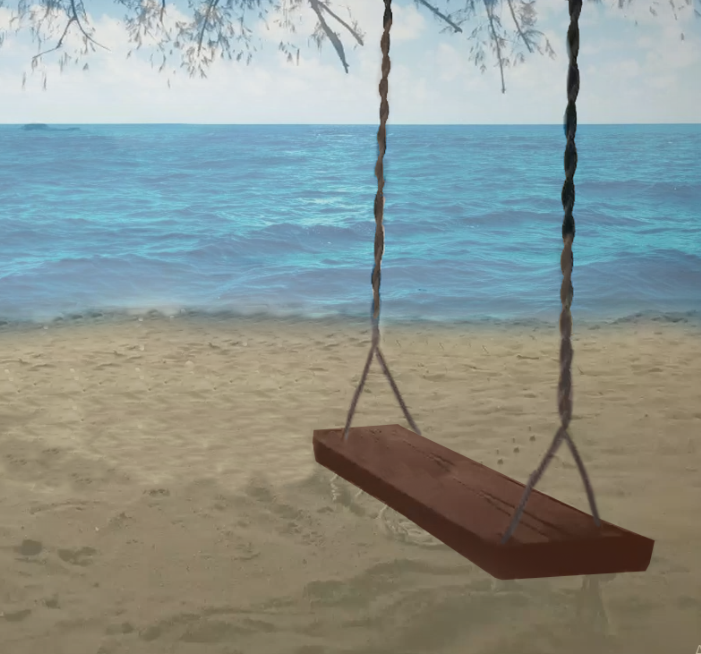
#> input picture Activity/Swing.png, 701 x 654 px
$ python Activity_2-2.py
#> lines starting #> are read from the running program, lines starting #| are printed output that depends on the picture
import cv2 as cv
import numpy as np
from matplotlib import image, pyplot as plt

def crop(image_src: np.ndarray, size: set, origin = (0, 0)) :
    img_result = image_src[origin[0]:(origin[0] + size[0]), origin[1]:(origin[1] + size[1])]
    return img_result

def zoom(image_src, multiplier: float) :
    width = int(image_src.shape[1] * multiplier)
    height = int(image_src.shape[0] * multiplier)
    dim = (width, height)
    image_result = cv.resize(image_src, dim)
    return image_result

if __name__ == "__main__" :

    # Resize image
    img_swing = cv.imread('Swing.png')
#> img_swing is the input picture: shape (654, 701, 3); mean B, G, R 144.3, 149.2, 140.1
    img_swing = crop(img_swing, (600, 600), (0, 50))
#> in crop, `img_result = image_src[origin[0]:(origin[0] + size[0]), origin[1]:(ori..`:
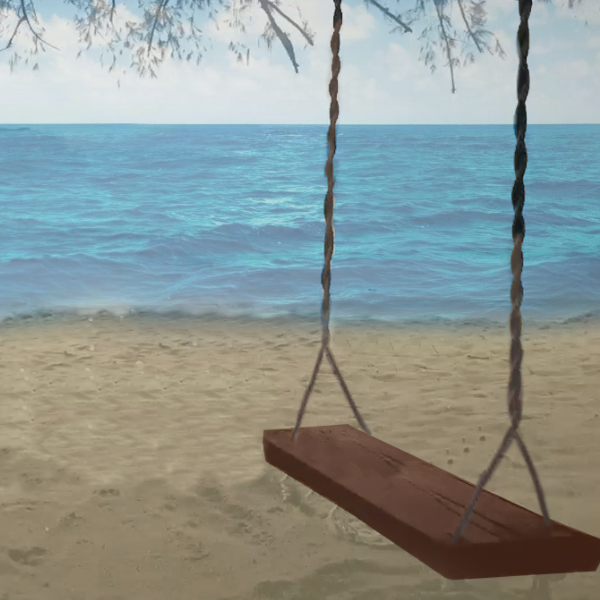
#> img_result: shape (600, 600, 3); mean B, G, R 149.2, 152.2, 141.5

    img_nature = cv.imread('Nature.jpg')
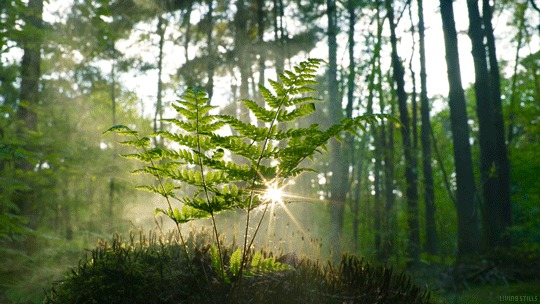
#> input picture Activity/Nature.jpg, 540 x 304 px
#> img_nature is the input picture: shape (304, 540, 3); mean B, G, R 81.7, 117.5, 103.5
    img_nature = zoom(img_nature, 2)
#> in zoom, `image_result = cv.resize(image_src, dim)`:
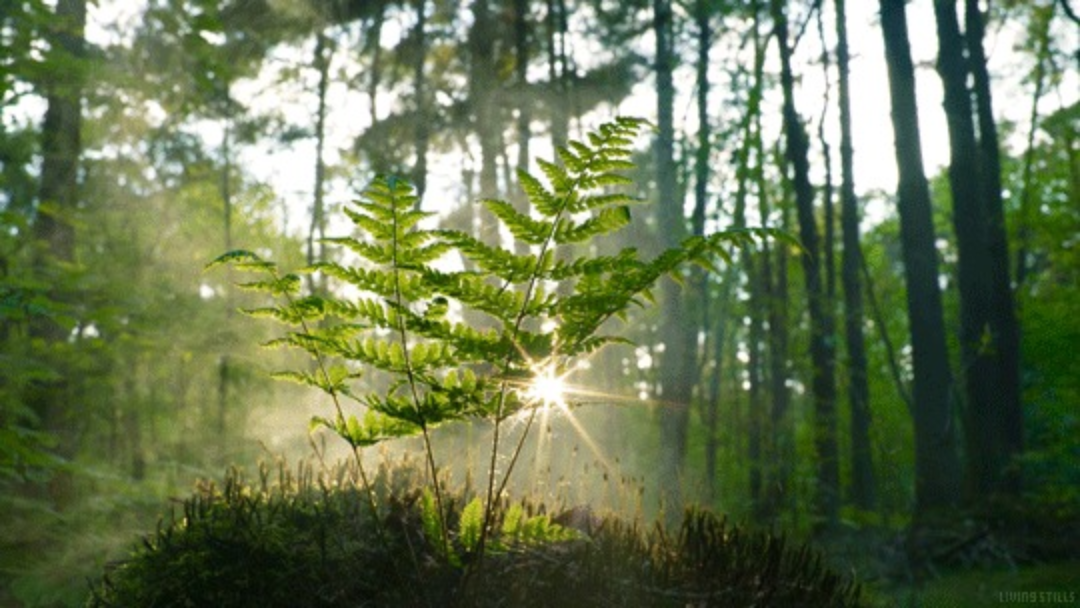
#> image_result: shape (608, 1080, 3); mean B, G, R 81.6, 117.5, 103.4
    img_nature = crop(img_nature, (600, 600), (0, 100))
#> call 2 of crop, with size = (600, 600), origin = (0, 100)
#> in crop (call 2), `img_result = image_src[origin[0]:(origin[0] + size[0]), origin[1]:(ori..`:
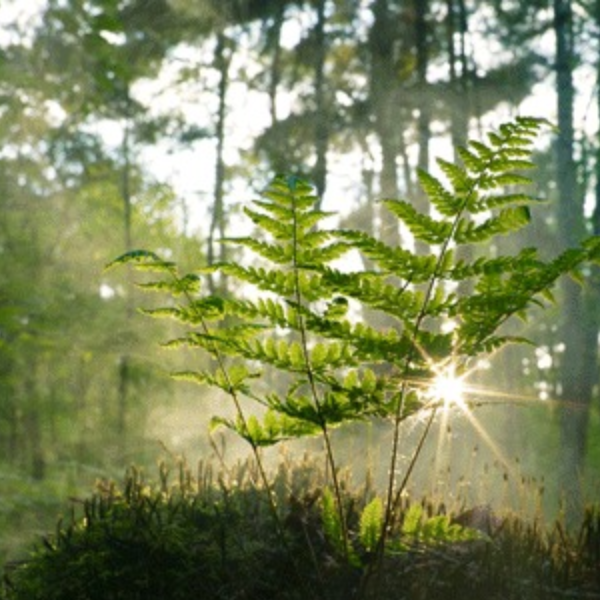
#> img_result: shape (600, 600, 3); mean B, G, R 91.8, 135.2, 126.5

    # Generate weight array
    weight_array = [(1 - float(i)/30, float(i)/30) for i in range(31)]
    # x = (list)(a + b for a, b in weight_array)
    # print(x)

    # Create vdโอ writer
    vdโอ_fourcc = cv.VideoWriter_fourcc(*'mp4v')
    vdโอ = cv.VideoWriter("Swing_Nature.mp4", vdโอ_fourcc, 10.0, (600,600))

    # Frame writing
    for i in range(20) :
        vdโอ.write(img_swing)

    for i in range(len(weight_array)) :
        frame = np.uint8(img_swing * weight_array[i][0] + img_nature * weight_array[i][1])
        vdโอ.write(frame)

    for i in range(20) :
        vdโอ.write(img_nature)

    for i in range(len(weight_array)) :
        frame = np.uint8(img_nature * weight_array[i][0] + img_swing * weight_array[i][1])
        vdโอ.write(frame)

    for i in range(20) :
        vdโอ.write(img_swing)

    # vdโอ Release
    vdโอ.release()
